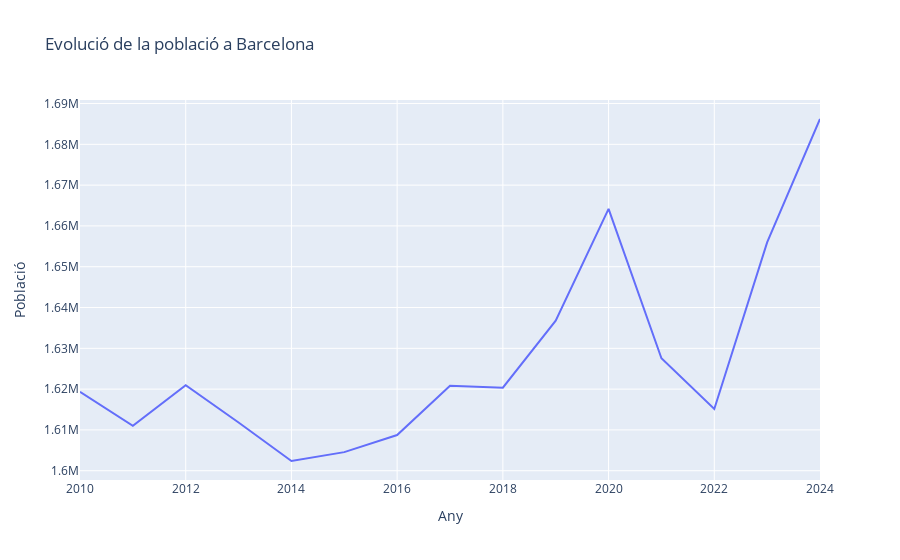

Source (notebook cell):
### Markdown cell above
**ANÀLISI DESCRIPTIU**

### Code cell
fig = px.line(df2, 
              y='Població',
              title=f'Evolució de la població a {ciutat}'
             )
fig.show()

### Figure 1 — Plotly figure (JSON) as saved in the notebook; plotly's stock layout.template omitted (floating-point values rounded to 4 significant figures)
{"data": [{"hovertemplate": "Any=%{x}<br>Població=%{y}<extra></extra>", "legendgroup": "", "line": {"color": "#636efa", "dash": "solid"}, "marker": {"symbol": "circle"}, "mode": "lines", "name": "", "orientation": "v", "showlegend": false, "type": "scatter", "x": [2010, 2011, 2012, 2013, 2014, 2015, 2016, 2017, 2018, 2019, 2020, 2021, 2022, 2023, 2024], "xaxis": "x", "y": [1619000.0, 1611000.0, 1621000.0, 1612000.0, 1602000.0, 1605000.0, 1609000.0, 1621000.0, 1620000.0, 1637000.0, 1664000.0, 1628000.0, 1615000.0, 1656000.0, 1686000.0], "yaxis": "y"}], "layout": {"legend": {"tracegroupgap": 0}, "title": {"text": "Evolució de la població a Barcelona"}, "xaxis": {"anchor": "y", "domain": [0, 1], "title": {"text": "Any"}}, "yaxis": {"anchor": "x", "domain": [0, 1], "title": {"text": "Població"}}}}
